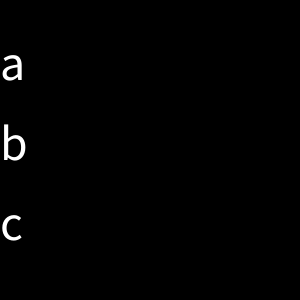
Frame 1 (no input)
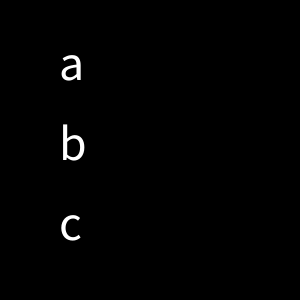
Frame 60 (the mouse pressed at the canvas centre just before this capture)
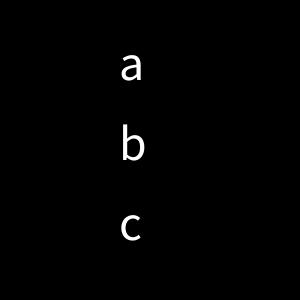
Frame 120 (the mouse held since frame 60 and released just before this capture)

The Processing sketch that drew these frames (run headless with seeded random() and noise(); from frame 60 on, the mouse is pressed at the canvas centre):

// Processing sketch: ex09_03
// ── ex09_03.pde
// 세 개의 문자를 오른쪽으로 이동

int x = 0;
char[] c = {'a', 'b', 'c'};

void setup() {
  size(300, 300);
}

void draw() {
  background(0);
  textSize(50);
  text(c[0], x, 80);
  text(c[1], x, 160);
  text(c[2], x, 240);
  x++;
}
